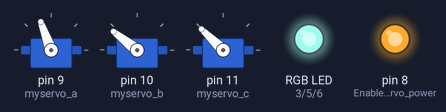
A sketch run on a simulated Arduino Uno, built with avr-gcc and run on an emulated ATmega328P. Shown: 3 × servo, an RGB LED mixed from three pins (HIGH = lit), output pins drawn as LEDs (lit = HIGH). Dim RGB values are drawn brighter than linear; random numbers use the default seed unless the sketch sets one.

Above: at 0.46 s.
At 5.04 s:
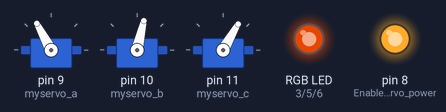
At 9.92 s:
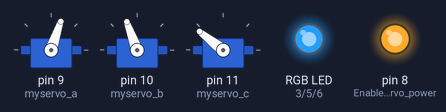
At 19.36 s:
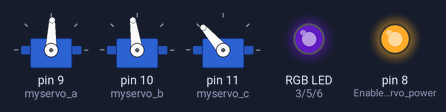
At 24.85 s:
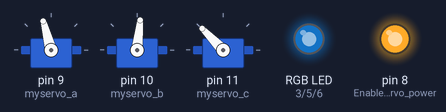
At 39.63 s:
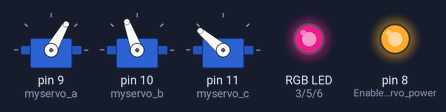
Timing chart, 0 to 40.0 s (numbered marks = the images above):
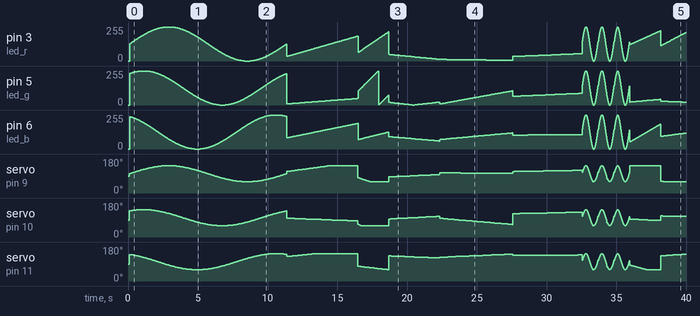

The sketch:

Chicken.ino
```cpp
/*  Delta hardware test

  Simple test code that runs the delta robots through their hardware tests,
  as well as zeroizes the motors.

  Note this code is not doing any inverse kinematics yet for true XYZ
  positioning.   It's just a basic script of motions
*/

#include <Servo.h>
#include <Wire.h>
#include <Math.h>

Servo myservo_a;  // create servo object to control a servo
Servo myservo_b;  // create servo object to control a servo
Servo myservo_c;  // create servo object to control a servo
                // a maximum of eight servo objects can be created

int led_r = 3;
int led_g = 5;
int led_b = 6;

int led_r_val = 0;
int led_g_val = 0;
int led_b_val = 0;

int led_r_dir = 1;
int led_g_dir = 1;
int led_b_dir = 1;

int min_servo = 180;
int max_servo = 80;
int servo_dir = -1;
int servo_delay = 15;
int pos = min_servo;    // variable to store the servo position
int pos_a = min_servo;    // variable to store the servo position
int pos_b = min_servo;    // variable to store the servo position
int pos_c = min_servo;    // variable to store the servo position
int dir_a = servo_dir;    // variable to store the servo position
int dir_b = servo_dir;    // variable to store the servo position
int dir_c = servo_dir;    // variable to store the servo position

int pos_a_wait = 0;    // variable to store the servo position
int pos_b_wait = 33;    // variable to store the servo position
int pos_c_wait = 66;    // variable to store the servo position

int frame = 0;
int maxframes = (int)(100*2*M_PI);

//int servoLow = 85;
//int servoHigh = 140;

int servoLow = 60;
int servoHigh = 145;

int servoRange = servoHigh-servoLow;
int servoMid = servoLow + (servoRange/2);


void setup()
{
  myservo_a.attach(9);  // attaches the servo on pin 9 to the servo object
  myservo_b.attach(10);  // attaches the servo on pin 9 to the servo object
  myservo_c.attach(11);  // attaches the servo on pin 9 to the servo object

  pinMode(8, OUTPUT);     // Enable servo power
  digitalWrite(8, HIGH);
  delay(100); // Let digital servo settle out.

  //initArms();

  //Serial.begin(9600);
}


void loop()
{
   robotSwirl();

   robotRandom();
   robotRandom();
   robotRandom();
   robotRandom();
   robotRandom();

   robotChicken();
   robotChicken();
   robotChicken();

   robotRandom();
   robotRandom();
   robotRandom();
   robotRandom();
   robotRandom();

   robotBob();
   robotBob();
   robotBob();

   robotRandom();
   robotRandom();
   robotRandom();
   robotRandom();
   robotRandom();

}


void initArms() {
  // zero motors
  pos = min_servo;
  while(pos != max_servo)
  {
    pos = pos + servo_dir;
    led_r_val = led_r_val + led_r_dir;
    led_g_val = led_g_val + led_r_dir;
    led_b_val = led_b_val + led_r_dir;

    robotDo(pos, pos, pos, led_r_val, led_g_val, led_b_val);
  }

  while(pos != min_servo)
  {
    pos = pos - servo_dir;
    led_r_val = led_r_val - led_r_dir;
    led_g_val = led_g_val - led_r_dir;
    led_b_val = led_b_val - led_r_dir;

    robotDo(pos, pos, pos, led_r_val, led_g_val, led_b_val);
  }

  analogWrite(led_b, 128);
  delay(100);
  analogWrite(led_b, 0);
  delay(900);
  analogWrite(led_b, 128);
  delay(100);
  analogWrite(led_b, 0);
  delay(900);
  analogWrite(led_b, 128);
  delay(100);
  analogWrite(led_b, 0);
  delay(900);
  analogWrite(led_b, 128);
  delay(100);
  analogWrite(led_b, 0);
  delay(900);
  analogWrite(led_b, 128);
  delay(100);
  analogWrite(led_b, 0);
  delay(900);
  analogWrite(led_r, 128);
  delay(100);
  analogWrite(led_r, 0);
  delay(900);
}

void robotSwirl() {
  frame = 0;

  while (frame < maxframes) {
    frame+=2;
    double a = sin(frame/100.0);
    double b = sin((frame+100)/100.0);
    double c = sin((frame+200)/100.0);

   robotDo( a,b,c, sin2color(a), sin2color(b), sin2color(c) );
  }
}

void robotChicken() {
  frame = 0;

  while (frame < maxframes) {
    frame+=20;
    double a = sin(frame/100.0);
    byte val = sin2color(a);

   robotDo( a, a, a, val, val, val );
  }
}

void robotBob() {
   robotDo( -1.0, 0.0, 0.0, 255, 50, 50 );
   delay(400);
   robotDo( 1.0, 1.0, 1.0, 0, 0, 0 );
   delay(200);
   robotDo( 0.0, -1.0, -1.0, 50, 255, 255 );
   delay(400);
   robotDo( 1.0, 1.0, 1.0, 0, 0, 0 );
   delay(200);
}

void robotRandom() {
  robotRamp(random(20,150), dRandom(), dRandom(), dRandom(), dRandom(), dRandom(), dRandom() );
}

void robotRamp( int steps, double a1, double b1, double c1, double a2, double b2, double c2 ) {
  int i = 0;
  double ra = (a1 - a2)/steps;
  double rb = (b1 - b2)/steps;
  double rc = (c1 - c2)/steps;

   double a = a1;
   double b = b1;
   double c = c1;

  for ( i=0; i< steps; i++ ) {
    robotDo( a, b, c, abs(a*128), abs(b*128), abs(c*128));
    //delay(10);
    a+=ra;
    b+=rb;
    c+=rc;
  }

}

double dRandom() {
  return random(-1000,1000)/1000.0;
}


void robotDo(double sa, double sb, double sc, byte r, byte g, byte b) {
  myservo_a.write(getServoVal(sa));
  myservo_b.write(getServoVal(sb));
  myservo_c.write(getServoVal(sc));
  delay(servo_delay);                       // waits 15ms for the servo to reach the position

  analogWrite(led_r, r);
  analogWrite(led_g, g);
  analogWrite(led_b, b);
  delay(20);
}

/**
 * in = 0.0 to 1.0
 out = 80-180
 */
int getServoVal( double in ) {
  int val = (servoRange*((in+1.0)/2.0)) + servoLow;
//  Serial.print("In: ");
//  Serial.print( in );
//
//  Serial.print( " servo: ");
//  Serial.print(val);
//  Serial.println();

  if ( val < servoLow ) {
    val = servoLow;
  }

  if ( val > servoHigh ) {
    val = servoHigh;
  }

  return val;
}

byte sin2color(double v)
{
  return (v+1.0)*128;
}
```
